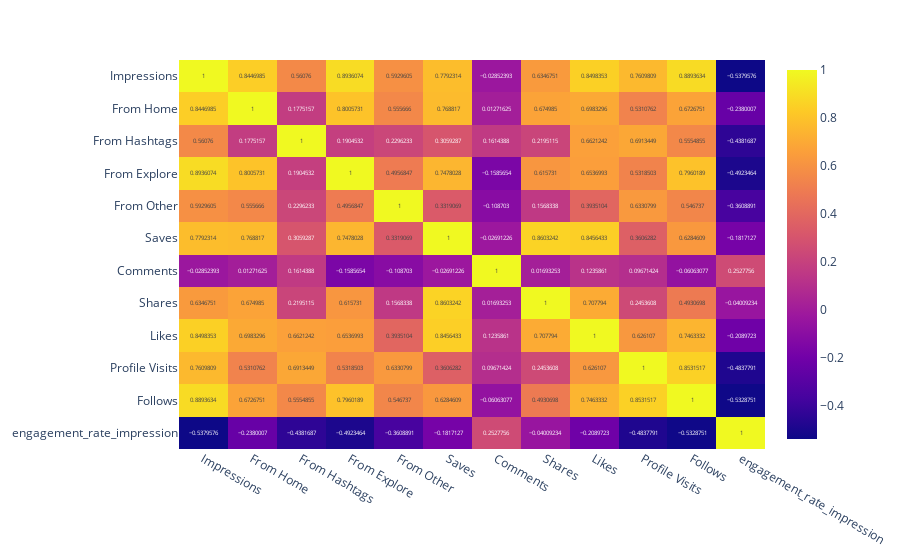

The cell this chart's notebook holds for it:
### Code cell
plt.figure(figsize=(20, 5))
px.imshow(df.select_dtypes('number').corr(), text_auto=True, aspect='pastel')

### Figure 1 — Plotly figure (JSON) as saved in the notebook; plotly's stock layout.template omitted (floating-point values rounded to 4 significant figures; data arrays with more than 128 entries replaced by an {"elided": "..."} marker saying what was removed)
{"data": [{"coloraxis": "coloraxis", "hovertemplate": "x: %{x}<br>y: %{y}<br>color: %{z}<extra></extra>", "name": "0", "texttemplate": "%{z}", "type": "heatmap", "x": ["Impressions", "From Home", "From Hashtags", "From Explore", "From Other", "Saves", "Comments", "Shares", "Likes", "Profile Visits", "Follows", "engagement_rate_impression"], "xaxis": "x", "y": ["Impressions", "From Home", "From Hashtags", "From Explore", "From Other", "Saves", "Comments", "Shares", "Likes", "Profile Visits", "Follows", "engagement_rate_impression"], "yaxis": "y", "z": {"elided": "12x12 float values"}}], "layout": {"coloraxis": {"colorscale": [[0, "#0d0887"], [0.1111, "#46039f"], [0.2222, "#7201a8"], [0.3333, "#9c179e"], [0.4444, "#bd3786"], [0.5556, "#d8576b"], [0.6667, "#ed7953"], [0.7778, "#fb9f3a"], [0.8889, "#fdca26"], [1, "#f0f921"]]}, "margin": {"t": 60}, "xaxis": {"anchor": "y", "domain": [0, 1]}, "yaxis": {"anchor": "x", "autorange": "reversed", "domain": [0, 1]}}}
